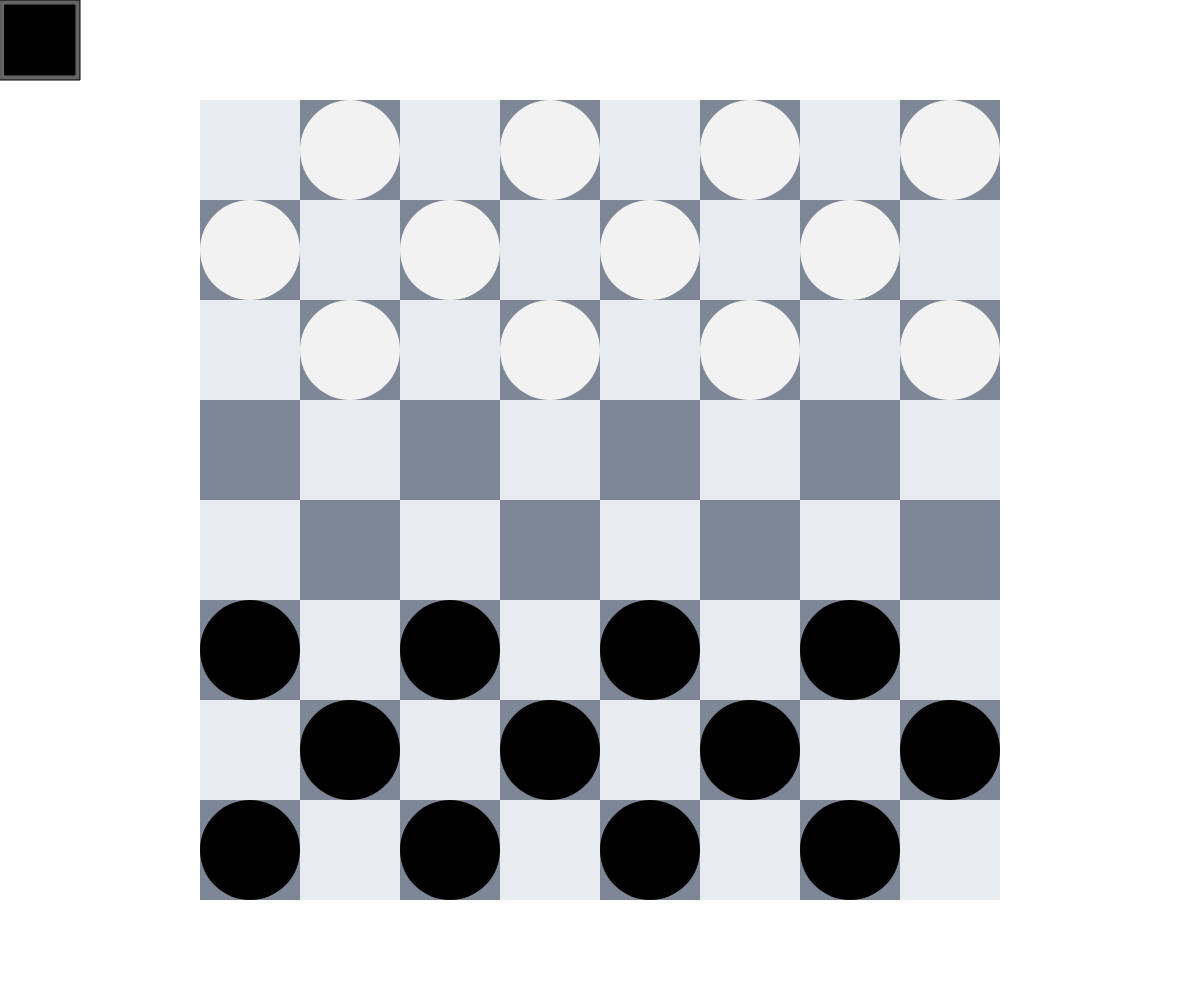
Frame 1 (no input)
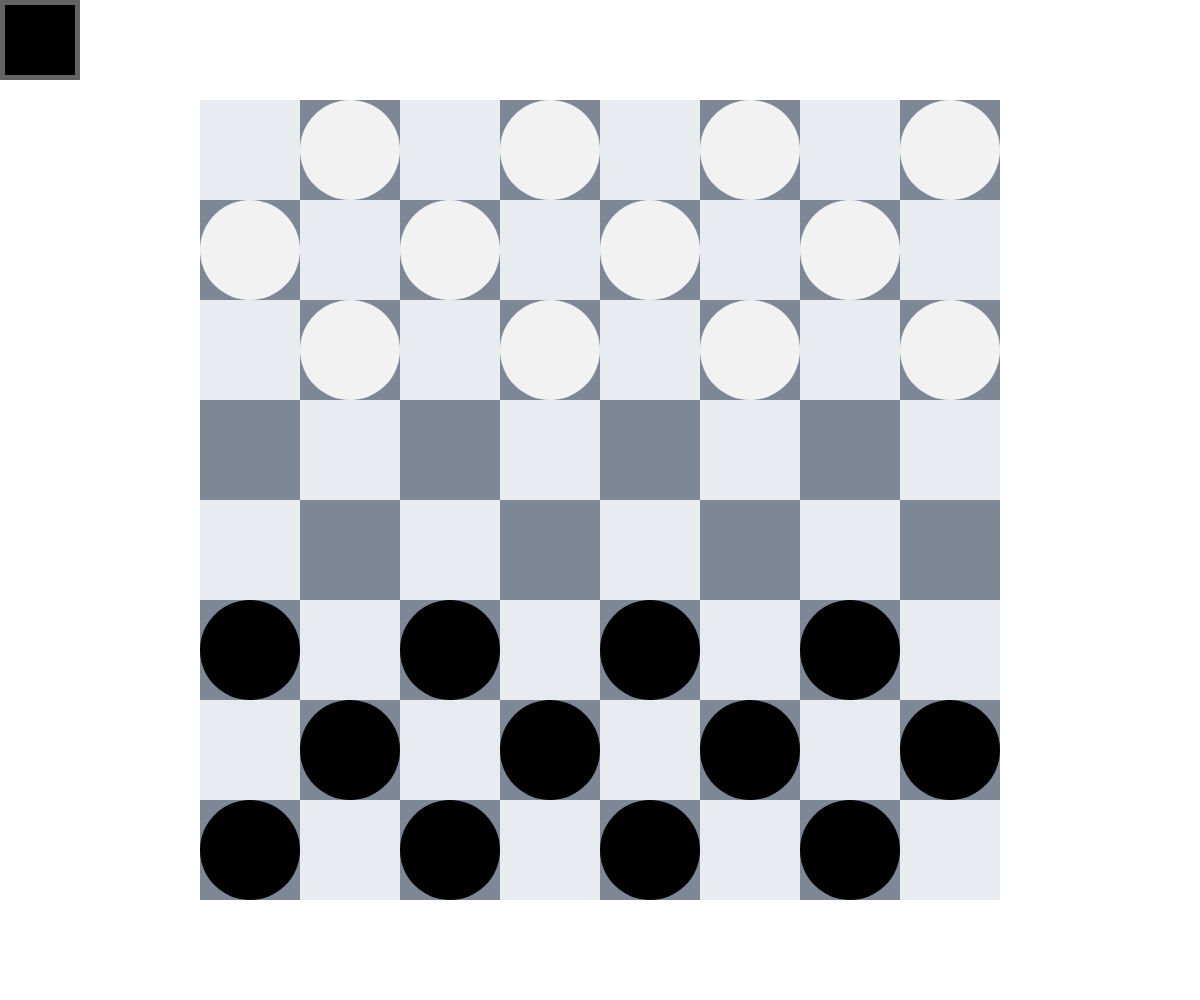
Frame 60 (no input)
Frame 120 (the mouse pressed at the canvas centre since frame 60): identical to frame 60, image omitted

The p5.js sketch that drew these frames (run headless with seeded random() and noise() and a simulated clock; from frame 60 on, the mouse is pressed at the canvas centre):

// p5.js sketch
// ── sketch.js
board = [];
const rows = 8;
const cols = 8;
const scl = 100;

let turn = -1;
let dir = turn;
let holdingPiece = 0;
let holdingPos = [];
let forcedMoves = [];
let doubleJump = [];

function setup() {
    createCanvas(windowWidth, windowHeight);
    createBoard();
}

function draw() {
    background(255);
    drawBoard();
    if (abs(holdingPiece))
        drawMovingPiece();
}

function mousePressed() {
    let xindex = floor((mouseX - windowWidth / 2 - cols / 2 * scl) / scl) + cols;
    let yindex = floor((mouseY - windowHeight / 2 - rows / 2 * scl) / scl) + rows;
    if (xindex >= 0 && xindex < cols && yindex >= 0 && yindex < rows) {
        holdingPiece = board[yindex][xindex];
        board[yindex][xindex] = 0;
        holdingPos = [xindex, yindex];
    }
    if (keyIsPressed) {
        if (keyCode == 97)
            holdingPiece = 0;
        else if (keyCode == 115)
            holdingPiece = -1;
        else if (keyCode == 100)
            holdingPiece = 1;
        else if (keyCode == 102) {
            turn *= -1;
            dir *= -1;
        }
    }
}

function mouseReleased() {
    let xindex = floor((mouseX - windowWidth / 2 - cols / 2 * scl) / scl) + cols;
    let yindex = floor((mouseY - windowHeight / 2 - rows / 2 * scl) / scl) + rows;
    if (abs(holdingPiece) > 1) {
        dir *= -1;
        if (xindex >= 0 && xindex < cols && yindex >= 0 && yindex < rows && holdingPiece != 0 && legalMoveCheck(xindex, yindex)) {
            board[yindex][xindex] = holdingPiece;
            holdingPiece = 0;
            if (yindex == (rows - 1) * ((turn + 1) / 2))
                board[yindex][xindex] *= 2;
            if (!doubleJump.length) {
                turn *= -1;
                dir *= -1;
            }
        }
        dir *= -1;
    }
    if (xindex >= 0 && xindex < cols && yindex >= 0 && yindex < rows && holdingPiece != 0 && legalMoveCheck(xindex, yindex)) {
        board[yindex][xindex] = holdingPiece;
        holdingPiece = 0;
        if (yindex == (rows - 1) * ((turn + 1) / 2) && abs(board[yindex][xindex]) < 2)
            board[yindex][xindex] *= 2;
        if (!doubleJump.length) {
            turn *= -1;
            dir *= -1;
        }
    } else {
        if (holdingPiece != 0)
            board[holdingPos[1]][holdingPos[0]] = holdingPiece;
        holdingPiece = 0;
    }
    forcedMove();
}

function legalMoveCheck(xpos, ypos) {

    if (board[ypos][xpos] != 0)
        return false;
    if (ypos % 2 && xpos % 2 || !(ypos % 2) && !(xpos % 2))
        return false;
    if (holdingPiece / abs(holdingPiece) != turn)
        return false;

    if (doubleJump.length) {
        if (holdingPos[0] == doubleJump[0] && holdingPos[1] == doubleJump[1]) {
            if (ypos - holdingPos[1] == 2 * dir && xpos - holdingPos[0] == 2) {
                board[holdingPos[1] + dir][holdingPos[0] + 1] = 0;
                checkForDoubleJump(xpos, ypos);
                return true;
            }
            if (ypos - holdingPos[1] == 2 * dir && xpos - holdingPos[0] == -2) {
                board[holdingPos[1] + dir][holdingPos[0] - 1] = 0;
                checkForDoubleJump(xpos, ypos);
                return true;
            }
        } else {
            return false;
        }
    }

    if (forcedMoves.length) {
        let wrongMove = true;
        for (move in forcedMoves)
            if (holdingPos[0] == forcedMoves[move][0] && holdingPos[1] == forcedMoves[move][1])
                wrongMove = false;
        if (wrongMove)
            return false;
        else {
            if (ypos - holdingPos[1] == 2 * dir && xpos - holdingPos[0] == 2) {
                board[holdingPos[1] + dir][holdingPos[0] + 1] = 0;
                checkForDoubleJump(xpos, ypos);
                return true;
            }
            if (ypos - holdingPos[1] == 2 * dir && xpos - holdingPos[0] == -2) {
                board[holdingPos[1] + dir][holdingPos[0] - 1] = 0;
                checkForDoubleJump(xpos, ypos);
                return true;
            }
            return false;
        }
    } else {
        if (!(ypos - holdingPos[1] == dir && abs(xpos - holdingPos[0]) == 1))
            return false;
    }



    return true;
}

function forcedMove() {
    forcedMoves = [];
    for (let i = 0 + (-dir + 1); i < rows - (dir + 1); i++)
        for (let j = 0; j < cols; j++) {
            if (board[i][j] / abs(board[i][j]) == turn) {
                if (checkForJump(j, i)) {
                    let repeat = false;
                    for (move in forcedMoves)
                        if (j == forcedMoves[move][0] && i == forcedMoves[move][1])
                            repeat = true;
                    if (!repeat)
                        forcedMoves.push([j, i]);
                }
            }
        }
    dir *= -1;
    for (let i = 0 + (-dir + 1); i < rows - (dir + 1); i++)
        for (let j = 0; j < cols; j++) {
            if (board[i][j] == 2 * turn) {
                if (checkForJump(j, i)) {
                    let repeat = false;
                    for (move in forcedMoves)
                        if (j == forcedMoves[move][0] && i == forcedMoves[move][1])
                            repeat = true;
                    if (!repeat)
                        forcedMoves.push([j, i]);
                }
            }
        }
    dir *= -1;
}

function checkForJump(j, i) {

    if (i * dir < (rows - 2) - (rows - 1) * ((dir - 1) / -2)) {
        if (j < cols - 1) {
            if (board[i + 2 * dir][j + 2] == 0 && abs(board[i + dir][j + 1]) / board[i + dir][j + 1] == -turn) {
                return true;
            }
        }
        if (j > 1) {
            if (board[i + 2 * dir][j - 2] == 0 && abs(board[i + dir][j - 1]) / board[i + dir][j - 1] == -turn) {
                return true;
            }
        }
    }
    return false
}

function checkForDoubleJump(x, y) {
    if (checkForJump(x, y))
        doubleJump = [x, y];
    else
        doubleJump = [];
}

function drawMovingPiece() {
    ellipseMode(CENTER);
    if (holdingPiece > 0)
        fill(242);
    else if (holdingPiece < 0)
        fill(0);
    ellipse(mouseX, mouseY, scl, scl);
    rectMode(CENTER);
    fill(0);
    if (holdingPiece > 1)
        ellipse(mouseX, mouseY, .5 * scl, .5 * scl);
    fill(242);
    if (holdingPiece < -1)
        ellipse(mouseX, mouseY, .5 * scl, .5 * scl);
}

function createBoard() {
    for (let i = 0; i < rows; i++) {
        board[i] = [];
        for (let j = 0; j < cols; j++) {
            if ((i % 2 && !(j % 2) || !(i % 2) && j % 2) && i < 3)
                board[i][j] = 1;
            else if ((i % 2 && !(j % 2) || !(i % 2) && j % 2) && i > rows - 4)
                board[i][j] = -1;
            else
                board[i][j] = 0;
        }
    }
}

function drawBoard() {
    rectMode(CORNER);
    fill(100);
    rect(0, 0, 80, 80);
    if (turn > 0)
        fill(242);
    else if (turn < 0)
        fill(0);
    rect(5, 5, 70, 70);
    strokeWeight(0);
    rect(windowWidth / 2, windowHeight / 2, scl, scl);
    for (let i = 0; i < rows; i++) {
        for (let j = 0; j < cols; j++) {
            if (i % 2 && !(j % 2) || !(i % 2) && j % 2)
                fill(125, 135, 150);
            else if (i % 2 && j % 2 || !(i % 2) && !(j % 2))
                fill(232, 235, 239);
            rectMode(CENTER)
            rect(j * scl + windowWidth / 2 - cols / 2 * scl + scl / 2, i * scl + windowHeight / 2 - rows / 2 * scl + scl / 2, scl, scl);
            fill(242);
            ellipseMode(CORNER);
            if (board[i][j] > 0)
                ellipse(j * scl + windowWidth / 2 - cols / 2 * scl, i * scl + windowHeight / 2 - rows / 2 * scl, scl, scl);
            fill(0);
            if (board[i][j] < 0)
                ellipse(j * scl + windowWidth / 2 - cols / 2 * scl, i * scl + windowHeight / 2 - rows / 2 * scl, scl, scl);
            ellipseMode(CENTER);
            fill(0);
            if (board[i][j] > 1)
                ellipse(j * scl + windowWidth / 2 - cols / 2 * scl + scl / 2, i * scl + windowHeight / 2 - rows / 2 * scl + scl / 2, .5 * scl, .5 * scl);
            fill(242);
            if (board[i][j] < -1)
                ellipse(j * scl + windowWidth / 2 - cols / 2 * scl + scl / 2, i * scl + windowHeight / 2 - rows / 2 * scl + scl / 2, .5 * scl, .5 * scl);
        }
    }
}
